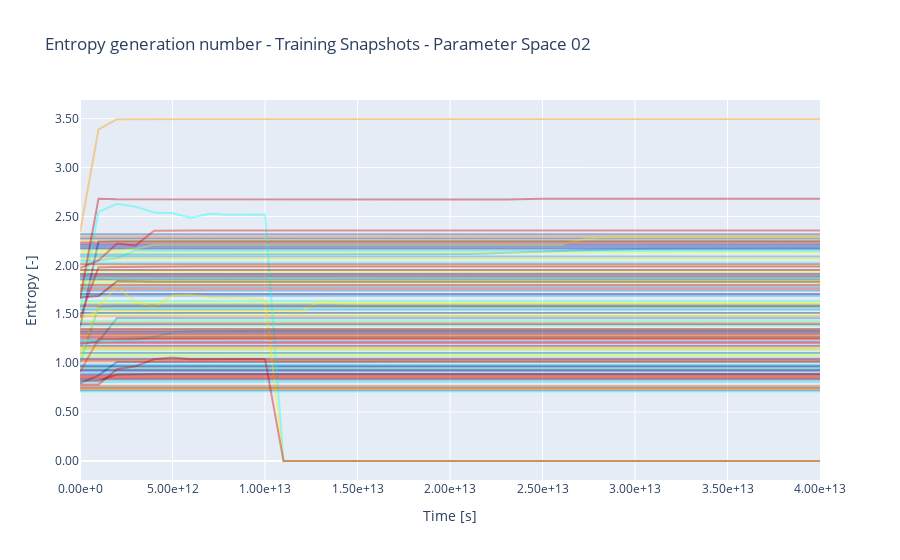

The code cell stored with this chart in its notebook:
### Markdown cell above
### Plot entropy generation number

### Code cell
comsol_data_ref  = COMSOL_VTU( ROOT / "data" / PARAMETER_SPACE / "Training" / f"{DATA_TYPE}_000.vtu")


fig = go.Figure()

for idx_snap, entropies in enumerate(entropy_gen_number):
    fig.add_trace(go.Scatter(x=list(comsol_data_ref.times.values()),
                             y=entropies,
                                mode='lines',
                                name=f"{idx_snap:03d}",
                                opacity=0.4,
                            line=dict(color=colors[idx_snap])
                ))
    
fig.update_layout(
    xaxis_tickformat='.2e',  # Format x-axis numbers to 2 decimal places
    yaxis_tickformat='.2f',  # Format y-axis numbers to 2 decimal places
    showlegend=False,        # Hide the legend
    title=f"Entropy generation number - {DATA_TYPE} Snapshots - Parameter Space {PARAMETER_SPACE}",       # Optional: add a title
    xaxis_title="Time [s]",    # Optional: label for x-axis
    yaxis_title="Entropy [-]"     # Optional: label for y-axis
)
if IS_EXPORT:
    fig.write_image(export_folder/ f"{DATA_TYPE}_EntropyGenerationNumber.png")
    fig.write_html(export_folder/ f"{DATA_TYPE}_EntropyGenerationNumber.html")
fig.show()
